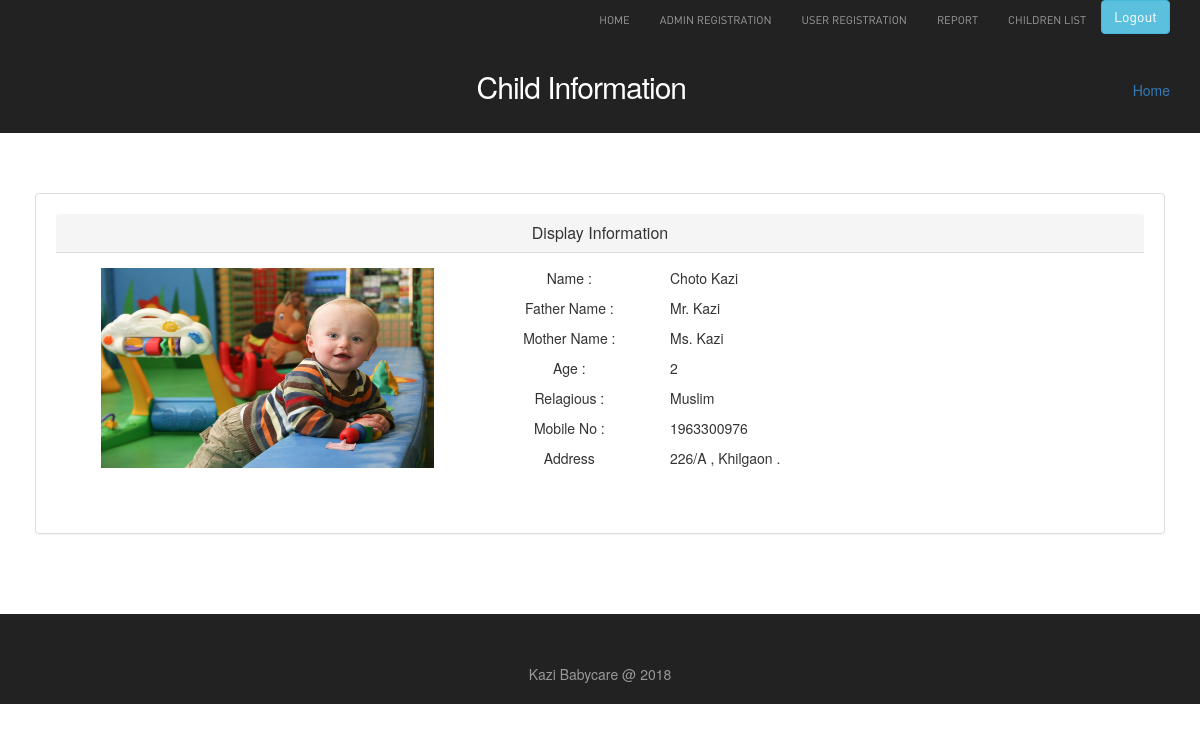
The app's page /view/childProfile.php?id=1 (signed in) with its own data.
### tables this page shows
CREATE TABLE `children_details` (
  `children_id` int(10) UNSIGNED NOT NULL,
  `children_name` varchar(50) NOT NULL,
  `children_father_name` varchar(50) NOT NULL,
  `children_mother_name` varchar(50) NOT NULL,
  `email` varchar(50) NOT NULL,
  `mobile_no` varchar(50) NOT NULL,
  `address` varchar(50) NOT NULL,
  `religion` varchar(20) NOT NULL,
  `password` varchar(50) NOT NULL,
  `age` int(3) NOT NULL
);

### view/childProfile.php (the view, shortened to what this page needs)
<?php
if (isset($_SESSION['s_email'])) {
 ?>
<?php include'header.php';?>
<?php include'../control/connection.php';?>
<head>
<link href="../assets/login/css/bootstrap.min.css" rel="stylesheet">
<link href="../assets/login/css/style.css" rel="stylesheet">
</head>
<body style="text-align:center">
<div class="inside-banner">
  <div class="container">
    <span class="pull-right"><a href="#">Home</a></span>
    <h2>Child Information</h2>
</div>
</div>
<div class="container">
<div class="spacer">
<div class="row register">
  		<div class="col-md-12"  align="center" style="padding: 20px">
            <div class="panel panel-default" align="center" style="padding: 20px">
              <div class="panel-heading main-color-bg">
                <h3 class="panel-title" >Display Information <span></span></h3>
              </div>
              <div class="panel-body" align="center" style="text-align: left;">
                <div class="row" align="center">
                  <div class="col-md-4" align="center" style="text-align: center; float: center;  height: 200px ; margin-left: 30px; margin-right: 10px">
                    <img src="../assets/image/types-of-child-care.jpg" width="100%" height="200px">
                  </div>
                      <div class="col-md-6" style="text-align: center; margin-left: 10px">
                        <?php
                        if ($_SERVER['REQUEST_METHOD'] == 'GET'){
                              $id = $_GET['id'];
                        } else {
                               $id = 2;
                        }
                              $sql="SELECT  *  FROM children_details where children_id = '$id'" ;
                              $result=mysqli_query($conn,$sql);
                              while ($row=mysqli_fetch_array($result)) { ?>
                                  <div >
                                    <div class="col-md-4">
                                          <p>Name : </p>
                                    </div>
                                    <div class="col-md-8" style="text-align: left">
                                          <p><?php echo $row['children_name']; ?> </p>
                                    </div>
                                  </div>
                                  <div >
                                    <div class="col-md-4">
                                          <p>Father Name : </p>
                                    </div>
                                    <div class="col-md-8" style="text-align: left;">
                                          <p><?php echo $row['children_father_name']; ?> </p>
                                    </div>
                                  </div>
                                  <div >
                                    <div class="col-md-4">
                                          <p>Mother Name : </p>
                                    </div>
                                    <div class="col-md-8" style="text-align: left;">
                                          <p><?php echo $row['children_mother_name']; ?> </p>
                                    </div>
                                  </div>
                                  <div >
                                    <div class="col-md-4">
                                          <p>Age : </p>
                                    </div>
                                    <div class="col-md-8" style="text-align: left;">
                                          <p><?php echo $row['age']; ?> </p>
                                    </div>
                                  </div>
                                  <div >
                                    <div class="col-md-4">
                                          <p>Relagious : </p>
                                    </div>
                                    <div class="col-md-8" style="text-align: left;">
                                          <p><?php echo $row['religion']; ?> </p>
                                    </div>
                                  </div>
                                  <div>
                                    <div class="col-md-4">
                                          <p>Mobile No : </p>
                                    </div>
                                    <div class="col-md-8" style="text-align: left;">
                                          <p><?php echo $row['mobile_no']; ?> </p>
                                    </div>
                                  </div>
                                  <div >
                                    <div class="col-md-4">
                                          <p>Address </p>
                                    </div>
                                    <div class="col-md-8" style="text-align: left;">
                                          <p><?php echo $row['address']; ?> </p>
                                    </div>
                                  </div>
                           <?php } ?>
                      </div>
                </div>
                <br>
              </div>
              </div>
   </div>
</div>
</div>
</div></body>
<?php include'footer2.php';?>
 <?php } else {
  header("location: ../view/login_user.php");
} ?>

### assets/registration_user/style.css (style rules this page uses)
body { color:#555; font:normal 13px/22px Arial; background:url(../images/bgmain.png) #eee; }
h1,h2,h3,h4,h5 { font-weight:normal; font-family: din;margin: 0;padding: 0;color: #000 }
h2 { font-size: 35px; letter-spacing: -1px;margin-bottom: 20px; }
h3 { margin: 0 0 15px 0; font-size: 25px; }
p { margin-bottom: 30px; }
a { color:#72b70f; text-decoration:none;outline: none; }
.spacer { margin-top: 40px;margin-bottom:40px; }
.inside-banner { background:url(../images/bginside.jpg) #222;color: #fff; padding: 30px 0; }
.inside-banner h2 { margin: 0; color: #fff; }
.inside-banner span { margin-top: 10px; }

### records on screen
children_details: children_name "Choto Kazi", children_father_name "Mr. Kazi", children_mother_name "Ms. Kazi", age "2", religion "Muslim", mobile_no "1963300976", address "226/A , Khilgaon ."
